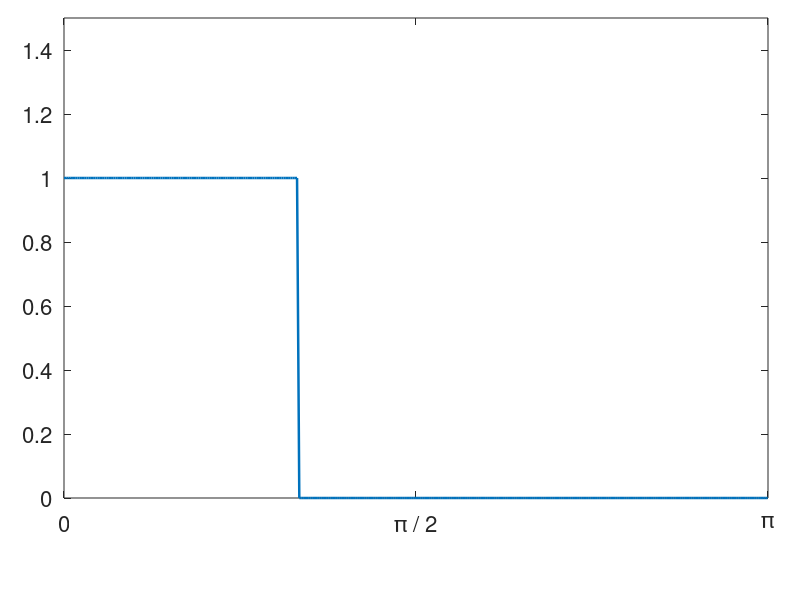
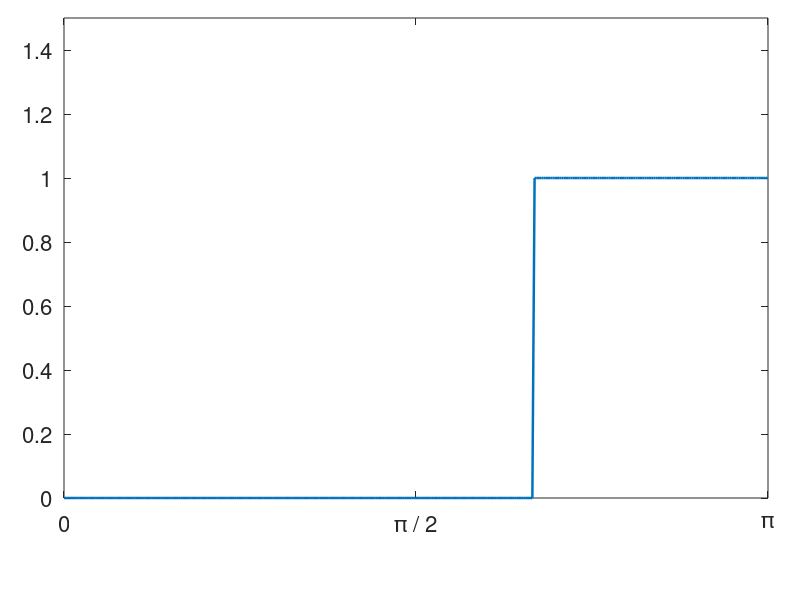
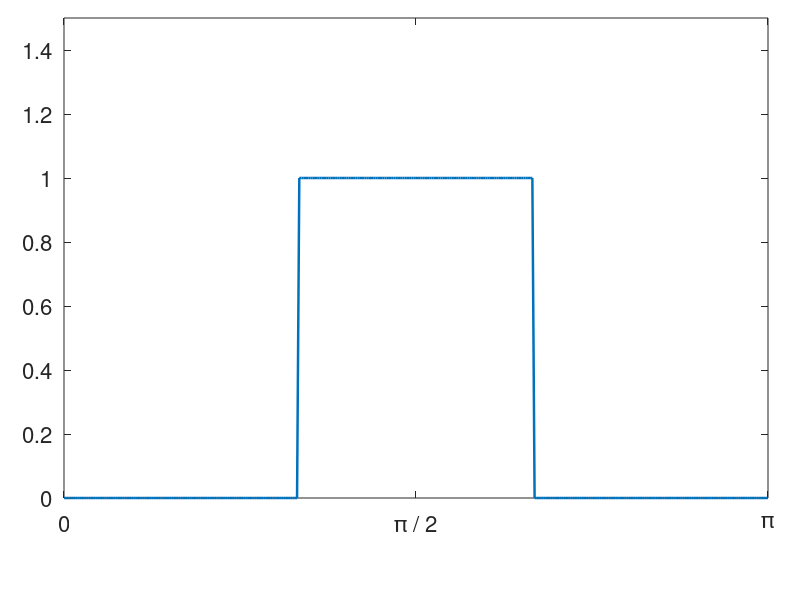
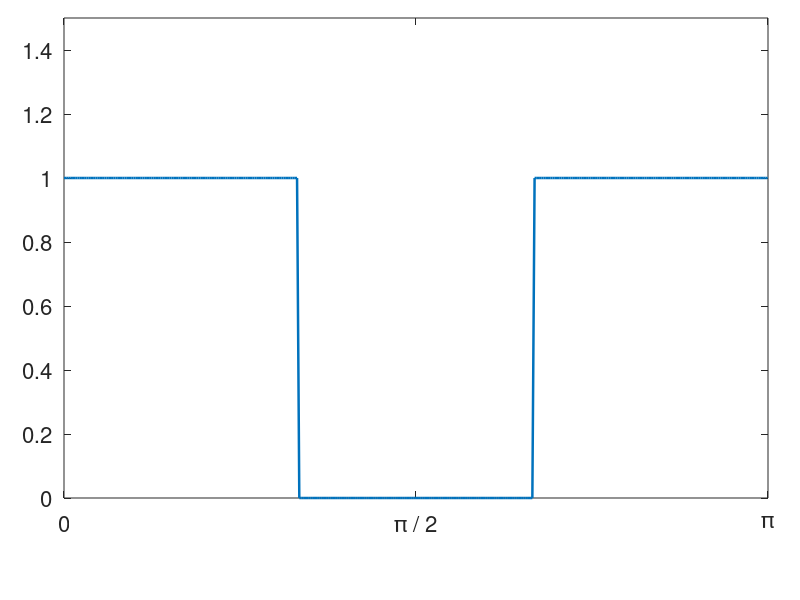

Reproduce these figures in MATLAB, in order.
close all;
clear all;

figure_properties = {'units', 'centimeters', 'position', [12, 10, 15, 10], ...
    'DefaultAxesPosition', [0.08, 0.17, 0.88, 0.8]};
lw = 1.8;
fs = 16;


t = 0:0.01:pi;

lpf = double(t < pi / 3);
hpf = double(t > 2 * pi / 3);
bpf = double(t > 1 * pi / 3) .* double(t < 2 * pi / 3); 
bsf = double(t < 1 * pi / 3) + double(t > 2 * pi / 3); 

figure(figure_properties{:})
plot(t, lpf, 'LineWidth', lw)
xticklabels({'0','\pi / 2','\pi'})
xticks([0 pi/2 pi])
axis([0, pi, 0, 1.5])
set(gca, 'FontSize', fs)

figure(figure_properties{:})
plot(t, hpf, 'LineWidth', lw)
xticklabels({'0','\pi / 2','\pi'})
xticks([0 pi/2 pi])
axis([0, pi, 0, 1.5])
set(gca, 'FontSize', fs)

figure(figure_properties{:})
plot(t, bpf, 'LineWidth', lw)
xticklabels({'0','\pi / 2','\pi'})
xticks([0 pi/2 pi])
axis([0, pi, 0, 1.5])
set(gca, 'FontSize', fs)

figure(figure_properties{:})
plot(t, bsf, 'LineWidth', lw)
xticklabels({'0','\pi / 2','\pi'})
xticks([0 pi/2 pi])
axis([0, pi, 0, 1.5])
set(gca, 'FontSize', fs)